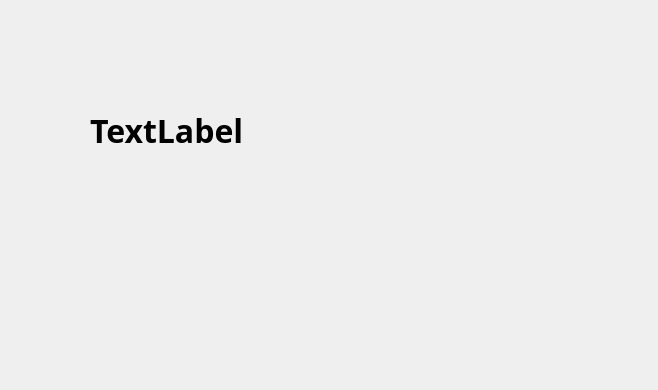
<?xml version="1.0" encoding="UTF-8"?>
<ui version="4.0">
 <class>Dialog</class>
 <widget class="QDialog" name="Dialog">
  <property name="geometry">
   <rect>
    <x>0</x>
    <y>0</y>
    <width>658</width>
    <height>390</height>
   </rect>
  </property>
  <property name="windowTitle">
   <string>Dialog</string>
  </property>
  <widget class="QLabel" name="label">
   <property name="geometry">
    <rect>
     <x>90</x>
     <y>70</y>
     <width>461</width>
     <height>121</height>
    </rect>
   </property>
   <property name="font">
    <font>
     <family>맑은 고딕</family>
     <pointsize>24</pointsize>
     <weight>75</weight>
     <bold>true</bold>
    </font>
   </property>
   <property name="text">
    <string>TextLabel</string>
   </property>
  </widget>
 </widget>
 <resources/>
 <connections/>
</ui>
